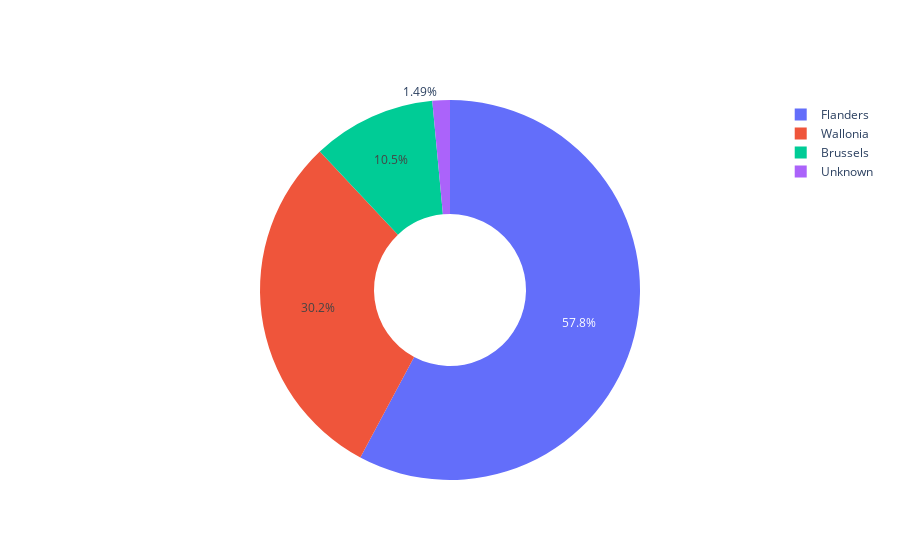

The code cell stored with this chart in its notebook:
### Code cell
labels=['Flanders', 'Wallonia', 'Brussels', 'Unknown']
fig_pie_regions = go.Figure(data=[go.Pie(labels=labels,values=sorted(values, reverse=True), hole=.4, sort=False, direction="clockwise")])
fig_pie_regions.show()

### Figure 1 — Plotly figure (JSON) as saved in the notebook; plotly's stock layout.template omitted (floating-point values rounded to 4 significant figures)
{"data": [{"direction": "clockwise", "hole": 0.4, "labels": ["Flanders", "Wallonia", "Brussels", "Unknown"], "sort": false, "type": "pie", "values": [17144, 8943, 3121, 441]}], "layout": {}}
